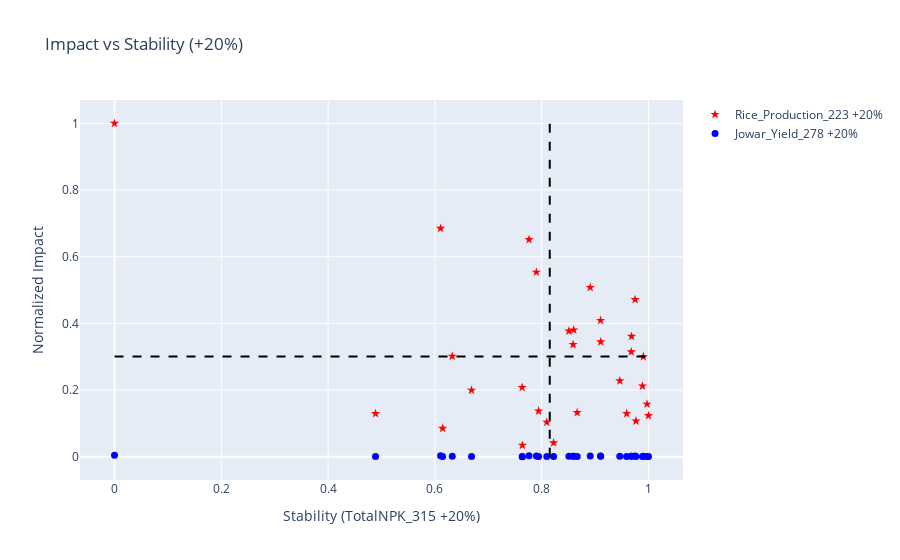
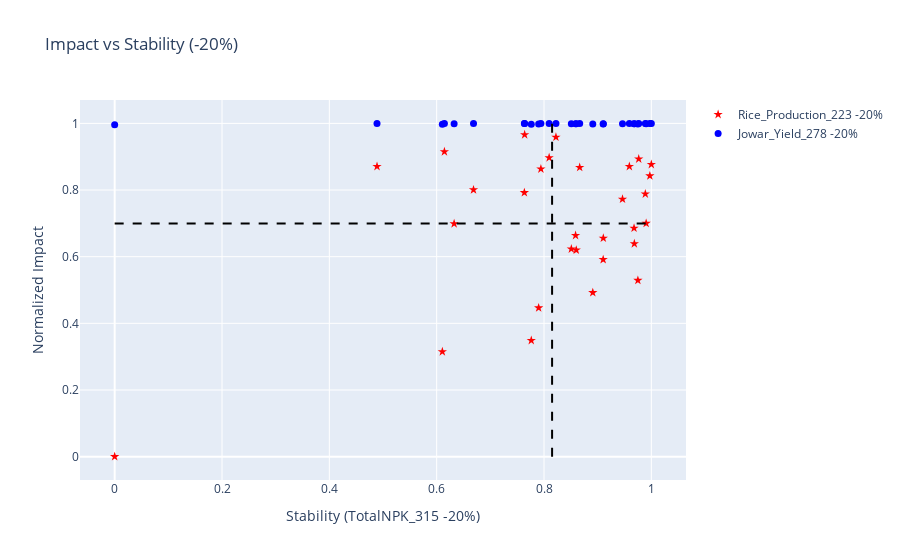

These figures' notebook cell, in order:
### Code cell
import statsmodels.api as sm
import pandas as pd
import plotly.express as px
import plotly.graph_objects as go

def calc_and_vis_impact_stability(G, existing_data, adjacency_file, base_column, capability_vector, intervention, dim):
    # Calculate min and max values for changes made by each column in capability_vector
    min_value_increase = float('inf')
    max_value_increase = float('-inf')
    min_value_decrease = float('inf')
    max_value_decrease = float('-inf')

    for cap_col in capability_vector:
        # Calculate Impact Score
        X = sm.add_constant(df[base_column])
        y = df[cap_col]
        model = sm.OLS(y, X).fit()

        m, c = model.params[base_column], model.params['const']

        base_column_increase = (1 + intervention/100) * df[base_column]
        base_column_decrease = (1 - intervention/100) * df[base_column]

        change_vector_increase = m * base_column_increase + c
        change_vector_decrease = m * base_column_decrease + c
        
        vector_plus = change_vector_increase - m * df[base_column] - c  
        vector_minus = change_vector_decrease - m * df[base_column] - c

        # Update min and max values for each column's changes
        min_value_increase = min(min_value_increase, vector_plus.min())
        max_value_increase = max(max_value_increase, vector_plus.max())

        min_value_decrease = min(min_value_decrease, vector_minus.min())
        max_value_decrease = max(max_value_decrease, vector_minus.max())

    # Normalize changes manually using the calculated min and max values
    col_pass_plus = []
    col_pass_minus = []
    for cap_col in capability_vector:
        # Calculate Impact Score
        X = sm.add_constant(df[base_column])
        y = df[cap_col]
        model = sm.OLS(y, X).fit()

        m, c = model.params[base_column], model.params['const']
        print(m,c)
        base_column_increase = (1 + intervention/100) * df[base_column]
        base_column_decrease = (1 - intervention/100) * df[base_column]

        new_vector_increase = m * base_column_increase + c
        new_vector_decrease = m * base_column_decrease + c
        
        vector_plus = new_vector_increase - m * df[base_column] - c  
        vector_minus = new_vector_decrease - m * df[base_column] - c


        # Normalize changes manually using the calculated min and max values
        normalized_change_increase_vector = (vector_plus - min_value_increase) / (max_value_increase - min_value_increase)
        normalized_change_decrease_vector = (vector_minus - min_value_decrease) / (max_value_decrease - min_value_decrease)
        
        
        # scaler = MinMaxScaler()
        # normalized_new_increase_vector = scaler.fit_transform(new_vector_increase.values.reshape(-1, 1))      
        # normalized_new_decrease_vector = scaler.fit_transform(new_vector_decrease.values.reshape(-1, 1))  
        
        # For new_vector_increase
        new_vector_increase_val = new_vector_increase.to_numpy().reshape(-1, 1)
        normalized_new_increase_vector = (new_vector_increase_val - new_vector_increase_val.min()) / (new_vector_increase_val.max() - new_vector_increase_val.min())

        # For new_vector_decrease
        new_vector_decrease_val = new_vector_decrease.to_numpy().reshape(-1, 1)
        normalized_new_decrease_vector = (new_vector_decrease_val - new_vector_decrease_val.min()) / (new_vector_decrease_val.max() - new_vector_decrease_val.min())
        
        result_df = pd.DataFrame({
            f'{cap_col} ({base_column} +{intervention}%)': new_vector_increase,
            f'{cap_col} ({base_column} -{intervention}%)': new_vector_decrease,
            f'Normalized {cap_col} ({base_column} +{intervention}%)': normalized_new_increase_vector.flatten(),
            f'Normalized {cap_col} ({base_column} -{intervention}%)': normalized_new_decrease_vector.flatten(),
            f'Impact Score {cap_col} ({base_column} +{intervention}%)': normalized_change_increase_vector,
            f'Impact Score {cap_col} ({base_column} -{intervention}%)': normalized_change_decrease_vector,
        })

        result_df_1 = pd.DataFrame({
            f'{cap_col} ({base_column} +{intervention}%)': new_vector_increase,
            # f'{cap_col} ({base_column} -{intervention}%)': new_vector_decrease,
            f'Normalized {cap_col} ({base_column} +{intervention}%)': normalized_new_increase_vector.flatten(),
            # f'Normalized {cap_col} ({base_column} -{intervention}%)': normalized_new_decrease_vector.flatten(),
            # f'Impact Score {cap_col} ({base_column} +{intervention}%)': normalized_change_increase_vector,
            # f'Impact Score {cap_col} ({base_column} -{intervention}%)': normalized_change_decrease_vector,
        })

        # Merge Columns
        for column in result_df.columns:
            existing_data[column] = result_df[column]
            
        for column in result_df_1.columns:
            res_df[column] = result_df_1[column]
        # Calculate Stability and add to DataFrame
        columns_to_pass = f"Normalized {cap_col} ({base_column} {'+' if intervention >= 0 else '-'}{abs(intervention)}%)"
        col_pass_plus.append(columns_to_pass)
        
        # Calculate Stability for the opposite intervention and add to DataFrame
        opposite_intervention = -intervention
        columns_to_pass_opposite = f"Normalized {cap_col} ({base_column} {'+' if opposite_intervention >= 0 else '-'}{abs(opposite_intervention)}%)"
        col_pass_minus.append(columns_to_pass_opposite)

    
    # Normalize stability values
    stability_column, stability_column_name = calculate_and_map_stability(G, existing_data.copy(), adjacency_file, col_pass_plus, intervention, dim)

    normalized_stability_vector = (stability_column - stability_column.min()) / (stability_column.max() - stability_column.min())
        
    capability_first_words = [col.split('_')[0] for col in capability_vector]
    stability_column_name_modified = stability_column_name + "_" + "_".join(capability_first_words)
    existing_data[stability_column_name_modified] = normalized_stability_vector
    
    stability_column_opposite, stability_column_name_opposite = calculate_and_map_stability(G, existing_data.copy(), adjacency_file, col_pass_minus, opposite_intervention, dim)
        
    # Normalize stability values for the opposite intervention
    normalized_stability_vector_opposite = (stability_column_opposite - stability_column_opposite.min()) / (stability_column_opposite.max() - stability_column_opposite.min())    
    stability_column_name_opposite_modified = stability_column_name_opposite + "_" + "_".join(capability_first_words)
    existing_data[stability_column_name_opposite_modified] = normalized_stability_vector_opposite
    
    # Visualize with Plotly for +intervention
    fig_increase = go.Figure()
    color_palette = ['red', 'blue', 'green', 'orange', 'purple']  # Add more colors if needed

    for i, cap_col in enumerate(capability_vector):
        symbol = 'star' if i == 0 else 'circle'  # Use 'star' for the first point, 'circle' for others
        scatter_increase = go.Scatter(
            x=existing_data[stability_column_name_modified],
            y=existing_data[f"Impact Score {cap_col} ({base_column} +{abs(intervention)}%)"],
            mode='markers',
            marker=dict(size=7, symbol=symbol, color=color_palette[i]),  # Adjust the size and add symbol parameter
            name=f'{cap_col} +{intervention}%',
            text=existing_data['District'],
            hovertemplate='%{text}' + '<br>Impact: %{y:.2f}' + '<br>Stability: %{x:.2f}'
        )
        fig_increase.add_trace(scatter_increase)

    # Add average lines
    avg_stability_increase = existing_data[stability_column_name_modified].mean()
    avg_impact_increase = existing_data[f"Impact Score {capability_vector[0]} ({base_column} {'+' if intervention >= 0 else '-'}{abs(intervention)}%)"].mean()

    fig_increase.add_shape(
        go.layout.Shape(
            type="line",
            x0=avg_stability_increase,
            x1=avg_stability_increase,
            y0=0,
            y1=1,
            line=dict(color="black", dash="dash"),
            name="Average Stability"
        )
    )
    fig_increase.add_shape(
        go.layout.Shape(
            type="line",
            x0=0,
            x1=1,
            y0=avg_impact_increase,
            y1=avg_impact_increase,
            line=dict(color="black", dash="dash"),
            name="Average Impact"
        )
    )

    # Update layout for +intervention plot
    fig_increase.update_layout(
        title=f'Impact vs Stability (+{intervention}%)',
        xaxis=dict(title=f'Stability ({base_column} +{intervention}%)'),
        yaxis=dict(title='Normalized Impact'),
        hovermode='closest'
    )

    # Visualize with Plotly for -intervention
    fig_decrease = go.Figure()

    for i, cap_col in enumerate(capability_vector):
        # Scatter plot for -intervention
        symbol = 'star' if i == 0 else 'circle'
        scatter_decrease = go.Scatter(
            x=existing_data[stability_column_name_opposite_modified],
            y=existing_data[f"Impact Score {cap_col} ({base_column} {'+' if intervention <= 0 else '-'}{abs(intervention)}%)"],
            mode='markers',
            marker=dict(size=7,symbol=symbol, color=color_palette[i]),
            name=f'{cap_col} -{intervention}%',
            text=existing_data['District'],
            hovertemplate='%{text}' + '<br>Impact: %{y:.2f}' + '<br>Stability: %{x:.2f}'
        )

        fig_decrease.add_trace(scatter_decrease)

    # Add average lines for -intervention
    avg_stability_decrease = existing_data[stability_column_name_opposite_modified].mean()
    avg_impact_decrease = existing_data[f"Impact Score {capability_vector[0]} ({base_column} {'+' if intervention <= 0 else '-'}{abs(intervention)}%)"].mean()

    fig_decrease.add_shape(
        go.layout.Shape(
            type="line",
            x0=avg_stability_decrease,
            x1=avg_stability_decrease,
            y0=0,
            y1=1,
            line=dict(color="black", dash="dash"),
            name="Average Stability"
        )
    )
    fig_decrease.add_shape(
        go.layout.Shape(
            type="line",
            x0=0,
            x1=1,
            y0=avg_impact_decrease,
            y1=avg_impact_decrease,
            line=dict(color="black", dash="dash"),
            name="Average Impact"
        )
    )

    # Update layout for -intervention plot
    fig_decrease.update_layout(
        title=f'Impact vs Stability (-{intervention}%)',
        xaxis=dict(title=f'Stability ({base_column} -{intervention}%)'),
        yaxis=dict(title='Normalized Impact'),
        hovermode='closest'
    )

    # Show plots
    fig_increase.show()
    fig_decrease.show()

    return existing_data, fig_increase, fig_decrease, result_df

base_column = "TotalNPK_315"
capability_vector = ["Rice_Production_223", "Jowar_Yield_278"]
change_percentage = 20
dim = 2

new_data, handle_increase, handle_decrease,result_df = calc_and_vis_impact_stability(G, existing_data.copy(), adjacency_file, base_column, capability_vector, change_percentage, dim)
new_data.head()

### Figure 1 — Plotly figure (JSON) as saved in the notebook; plotly's stock layout.template omitted (floating-point values rounded to 4 significant figures)
{"data": [{"hovertemplate": "%{text}<br>Impact: %{y:.2f}<br>Stability: %{x:.2f}", "marker": {"color": "red", "size": 7, "symbol": "star"}, "mode": "markers", "name": "Rice_Production_223 +20%", "text": ["BENGALURU", "BENGALURU(R)", "RAMANAGARA", "CHITRADURGA", "DAVANAGERE", "KOLAR", "CHIKKABALLAPURA", "SHIVAMOGGA", "TUMAKURU", "CHIKKAMAGALURU", "DAKSHINA KANNADA", "UDUPI", "HASSAN", "KODAGU", "MANDYA", "MYSURU", "CHAMARAJANAGAR", "BELAGAVI", "VIJAYAPURA", "BAGALKOT", "DHARAWAD", "GADAG", "HAVERI", "UTTARA KANNADA", "BALLARI", "BIDAR", "KALABURAGI", "YADGIRI", "RAICHUR", "KOPPAL"], "type": "scatter", "x": [0.959, 0.9765, 0.8223, 0.6687, 0.7901, 1, 0.9973, 0.9678, 0.9888, 0.8509, 0.8096, 0.7639, 0.8601, 0.9463, 0.8588, 0.9105, 0.8665, 0, 0.6325, 0.975, 0.7634, 0.4889, 0.9684, 0.6144, 0.6106, 0.7942, 0.9904, 0.8909, 0.7763, 0.9103], "y": [0.1294, 0.1069, 0.04138, 0.1993, 0.5535, 0.1232, 0.1574, 0.3144, 0.2118, 0.3769, 0.1031, 0.03402, 0.3801, 0.2274, 0.3364, 0.3444, 0.1321, 1, 0.3012, 0.4711, 0.2076, 0.1292, 0.361, 0.08496, 0.6851, 0.1369, 0.2999, 0.5077, 0.6513, 0.4086]}, {"hovertemplate": "%{text}<br>Impact: %{y:.2f}<br>Stability: %{x:.2f}", "marker": {"color": "blue", "size": 7, "symbol": "circle"}, "mode": "markers", "name": "Jowar_Yield_278 +20%", "text": ["BENGALURU", "BENGALURU(R)", "RAMANAGARA", "CHITRADURGA", "DAVANAGERE", "KOLAR", "CHIKKABALLAPURA", "SHIVAMOGGA", "TUMAKURU", "CHIKKAMAGALURU", "DAKSHINA KANNADA", "UDUPI", "HASSAN", "KODAGU", "MANDYA", "MYSURU", "CHAMARAJANAGAR", "BELAGAVI", "VIJAYAPURA", "BAGALKOT", "DHARAWAD", "GADAG", "HAVERI", "UTTARA KANNADA", "BALLARI", "BIDAR", "KALABURAGI", "YADGIRI", "RAICHUR", "KOPPAL"], "type": "scatter", "x": [0.959, 0.9765, 0.8223, 0.6687, 0.7901, 1, 0.9973, 0.9678, 0.9888, 0.8509, 0.8096, 0.7639, 0.8601, 0.9463, 0.8588, 0.9105, 0.8665, 0, 0.6325, 0.975, 0.7634, 0.4889, 0.9684, 0.6144, 0.6106, 0.7942, 0.9904, 0.8909, 0.7763, 0.9103], "y": [0.0003977, 0.0003038, 3.068e-05, 0.0006891, 0.002167, 0.0003717, 0.0005146, 0.001169, 0.0007415, 0.00143, 0.0002883, 0, 0.001443, 0.0008064, 0.001261, 0.001295, 0.0004091, 0.004028, 0.001114, 0.001823, 0.0007237, 0.000397, 0.001364, 0.0002124, 0.002715, 0.0004289, 0.001109, 0.001975, 0.002574, 0.001562]}], "layout": {"hovermode": "closest", "shapes": [{"line": {"color": "black", "dash": "dash"}, "name": "Average Stability", "type": "line", "x0": 0.8151, "x1": 0.8151, "y0": 0, "y1": 1}, {"line": {"color": "black", "dash": "dash"}, "name": "Average Impact", "type": "line", "x0": 0, "x1": 1, "y0": 0.3005, "y1": 0.3005}], "title": {"text": "Impact vs Stability (+20%)"}, "xaxis": {"title": {"text": "Stability (TotalNPK_315 +20%)"}}, "yaxis": {"title": {"text": "Normalized Impact"}}}}

### Figure 2 — Plotly figure (JSON) as saved in the notebook; plotly's stock layout.template omitted (floating-point values rounded to 4 significant figures)
{"data": [{"hovertemplate": "%{text}<br>Impact: %{y:.2f}<br>Stability: %{x:.2f}", "marker": {"color": "red", "size": 7, "symbol": "star"}, "mode": "markers", "name": "Rice_Production_223 -20%", "text": ["BENGALURU", "BENGALURU(R)", "RAMANAGARA", "CHITRADURGA", "DAVANAGERE", "KOLAR", "CHIKKABALLAPURA", "SHIVAMOGGA", "TUMAKURU", "CHIKKAMAGALURU", "DAKSHINA KANNADA", "UDUPI", "HASSAN", "KODAGU", "MANDYA", "MYSURU", "CHAMARAJANAGAR", "BELAGAVI", "VIJAYAPURA", "BAGALKOT", "DHARAWAD", "GADAG", "HAVERI", "UTTARA KANNADA", "BALLARI", "BIDAR", "KALABURAGI", "YADGIRI", "RAICHUR", "KOPPAL"], "type": "scatter", "x": [0.959, 0.9765, 0.8223, 0.6687, 0.7901, 1, 0.9973, 0.9678, 0.9888, 0.8509, 0.8096, 0.7639, 0.8601, 0.9463, 0.8588, 0.9105, 0.8665, 0, 0.6325, 0.975, 0.7634, 0.4889, 0.9684, 0.6144, 0.6106, 0.7942, 0.9904, 0.8909, 0.7763, 0.9103], "y": [0.8706, 0.8931, 0.9586, 0.8007, 0.4465, 0.8768, 0.8426, 0.6856, 0.7882, 0.6231, 0.8969, 0.966, 0.6199, 0.7726, 0.6636, 0.6556, 0.8679, 0, 0.6988, 0.5289, 0.7924, 0.8708, 0.639, 0.915, 0.3149, 0.8631, 0.7001, 0.4923, 0.3487, 0.5914]}, {"hovertemplate": "%{text}<br>Impact: %{y:.2f}<br>Stability: %{x:.2f}", "marker": {"color": "blue", "size": 7, "symbol": "circle"}, "mode": "markers", "name": "Jowar_Yield_278 -20%", "text": ["BENGALURU", "BENGALURU(R)", "RAMANAGARA", "CHITRADURGA", "DAVANAGERE", "KOLAR", "CHIKKABALLAPURA", "SHIVAMOGGA", "TUMAKURU", "CHIKKAMAGALURU", "DAKSHINA KANNADA", "UDUPI", "HASSAN", "KODAGU", "MANDYA", "MYSURU", "CHAMARAJANAGAR", "BELAGAVI", "VIJAYAPURA", "BAGALKOT", "DHARAWAD", "GADAG", "HAVERI", "UTTARA KANNADA", "BALLARI", "BIDAR", "KALABURAGI", "YADGIRI", "RAICHUR", "KOPPAL"], "type": "scatter", "x": [0.959, 0.9765, 0.8223, 0.6687, 0.7901, 1, 0.9973, 0.9678, 0.9888, 0.8509, 0.8096, 0.7639, 0.8601, 0.9463, 0.8588, 0.9105, 0.8665, 0, 0.6325, 0.975, 0.7634, 0.4889, 0.9684, 0.6144, 0.6106, 0.7942, 0.9904, 0.8909, 0.7763, 0.9103], "y": [0.9996, 0.9997, 1.0, 0.9993, 0.9978, 0.9996, 0.9995, 0.9988, 0.9993, 0.9986, 0.9997, 1, 0.9986, 0.9992, 0.9987, 0.9987, 0.9996, 0.996, 0.9989, 0.9982, 0.9993, 0.9996, 0.9986, 0.9998, 0.9973, 0.9996, 0.9989, 0.998, 0.9974, 0.9984]}], "layout": {"hovermode": "closest", "shapes": [{"line": {"color": "black", "dash": "dash"}, "name": "Average Stability", "type": "line", "x0": 0.8151, "x1": 0.8151, "y0": 0, "y1": 1}, {"line": {"color": "black", "dash": "dash"}, "name": "Average Impact", "type": "line", "x0": 0, "x1": 1, "y0": 0.6995, "y1": 0.6995}], "title": {"text": "Impact vs Stability (-20%)"}, "xaxis": {"title": {"text": "Stability (TotalNPK_315 -20%)"}}, "yaxis": {"title": {"text": "Normalized Impact"}}}}
